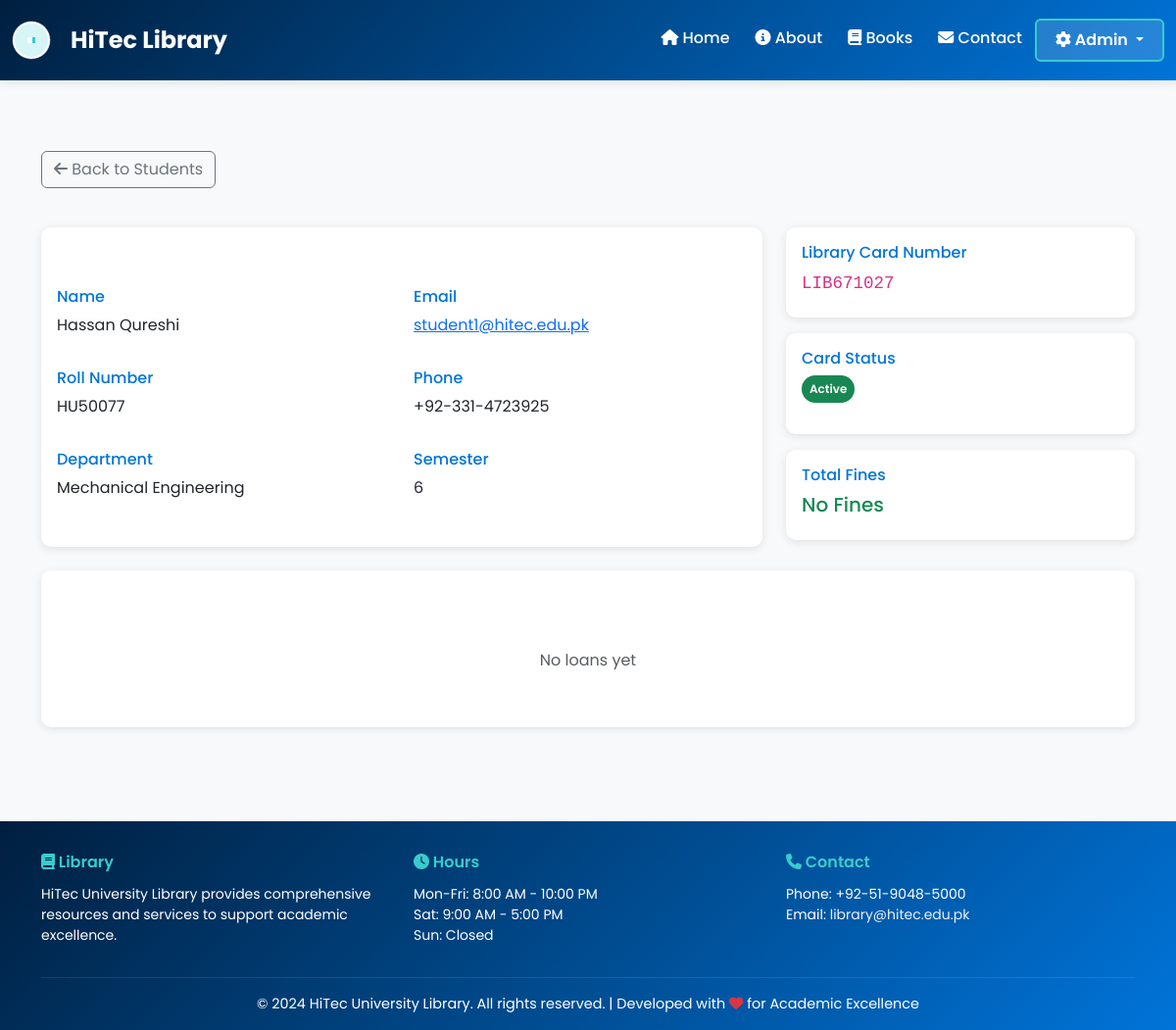
The app's page /admin/students/1 (signed in), older data.
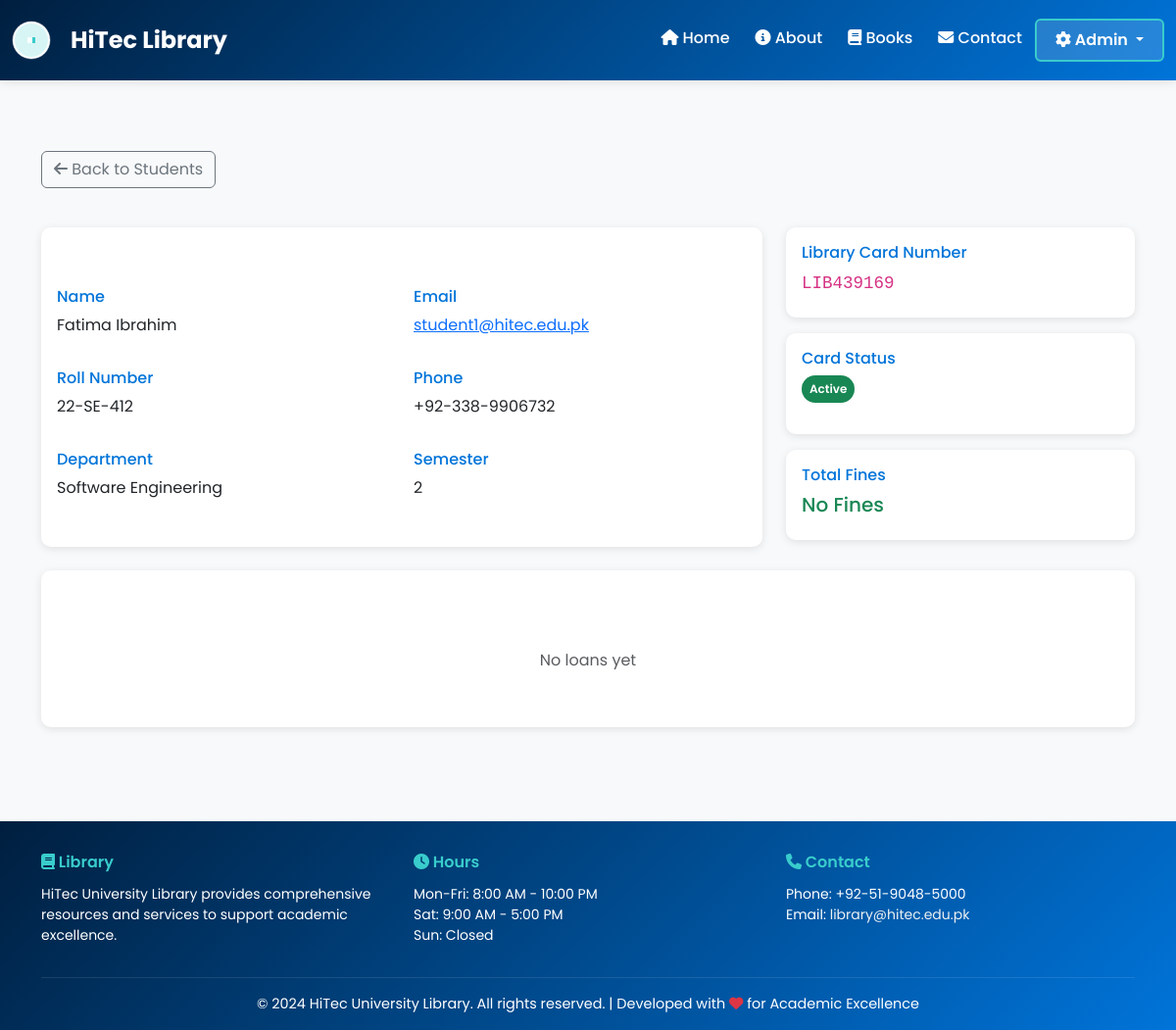
The same page, newer data.
### app.py (models this page shows)
class Student(db.Model):
    id = db.Column(db.Integer, primary_key=True)
    name = db.Column(db.String(150), nullable=False)
    email = db.Column(db.String(100), unique=True, nullable=False)
    roll_number = db.Column(db.String(20), unique=True, nullable=False)
    phone = db.Column(db.String(15))
    department = db.Column(db.String(100))
    semester = db.Column(db.Integer)
    library_card_number = db.Column(db.String(50), unique=True, nullable=False)
    card_status = db.Column(db.String(20), default='active')  # active, suspended, expired
    total_fines = db.Column(db.Float, default=0.0)
    registered_at = db.Column(db.DateTime, default=get_utc_now)
    loans = db.relationship('Loan', backref='student', lazy=True)
    reviews = db.relationship('Review', backref='student', lazy=True)

### app.py (the view)
@app.route('/admin/students/<int:id>')
@login_required
def admin_student_detail(id):
    student = Student.query.get_or_404(id)
    loans = Loan.query.filter_by(student_id=id).order_by(Loan.loan_date.desc()).all()
    for loan in loans:
        loan.calculate_fine()
    return render_template('admin/student_detail.html', student=student, loans=loans)

### app.py (called while the page is built)
def login_required(f):
    @wraps(f)
    def decorated_function(*args, **kwargs):
        if 'admin_id' not in session:
            flash('Please login to access this page', 'warning')
            return redirect(url_for('admin_login'))
        return f(*args, **kwargs)
    return decorated_function

### templates/admin/student_detail.html (shortened to what the changed rows need)
{% extends "base.html" %}
{% block content %}
<div class="container py-5">
    <div class="row mb-4">
        <div class="col-md-8">
            <div class="card border-0 shadow-sm">
                <div class="card-body">
                    <div class="row">
                        <div class="col-md-6 mb-3">
                            <h6 class="text-secondary">Name</h6>
                            <p>{{ student.name }}</p>
                        </div>
                        <div class="col-md-6 mb-3">
                            <p><a href="mailto:{{ student.email }}">{{ student.email }}</a></p>
                        </div>
                    </div>
                    <div class="row">
                        <div class="col-md-6 mb-3">
                            <h6 class="text-secondary">Roll Number</h6>
                            <p>{{ student.roll_number }}</p>
                        </div>
                        <div class="col-md-6 mb-3">
                            <h6 class="text-secondary">Phone</h6>
                            <p>{{ student.phone or '-' }}</p>
                        </div>
                    </div>
                    <div class="row">
                        <div class="col-md-6 mb-3">
                            <h6 class="text-secondary">Department</h6>
                            <p>{{ student.department or '-' }}</p>
                        </div>
                        <div class="col-md-6 mb-3">
                            <h6 class="text-secondary">Semester</h6>
                            <p>{{ student.semester or '-' }}</p>
                        </div>
                    </div>
                </div>
            </div>
        </div>
        <div class="col-md-4">
            <div class="card border-0 shadow-sm mb-3">
                <div class="card-body">
                    <p class="h5"><code>{{ student.library_card_number }}</code></p>
                </div>
            </div>
        </div>
    </div>
</div>
{% endblock %}

Row changes from the older to the newer data that the page shows:
changed Student "student1@hitec.edu.pk": name "Hassan Qureshi" → "Fatima Ibrahim"; roll_number "HU50077" → "22-SE-412"; phone "+92-331-4723925" → "+92-338-9906732"; department "Mechanical Engineering" → "Software Engineering"; semester "6" → "2"; library_card_number "LIB671027" → "LIB439169"
